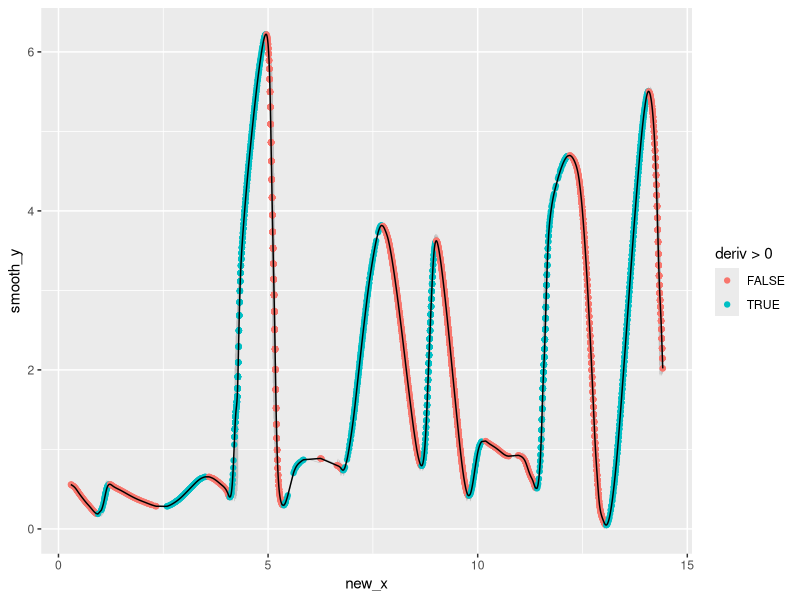
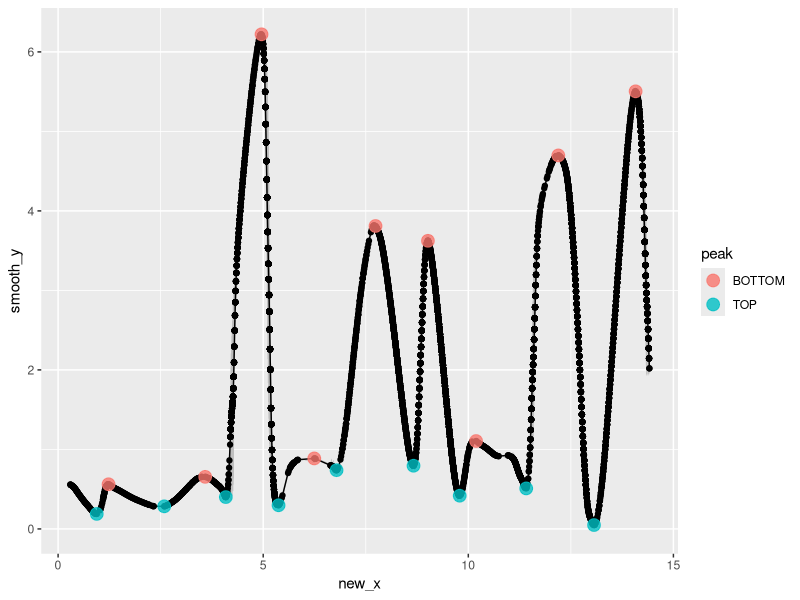
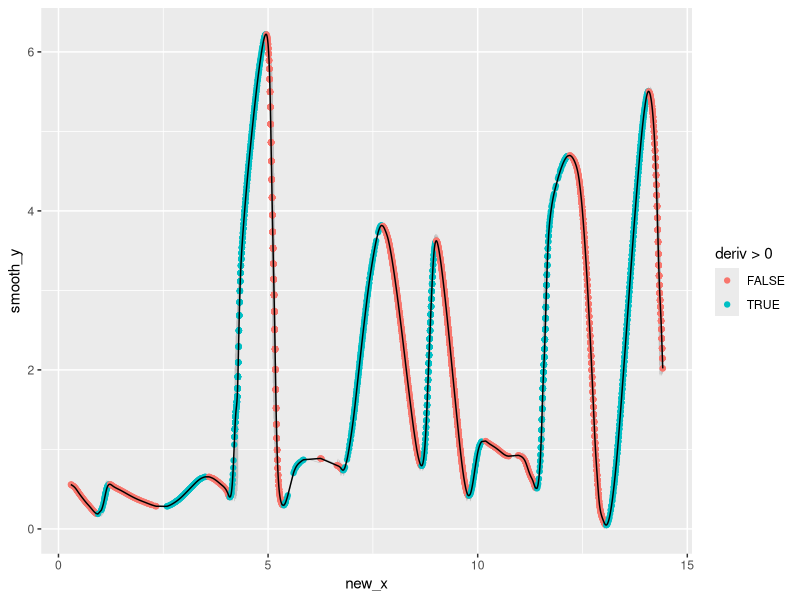
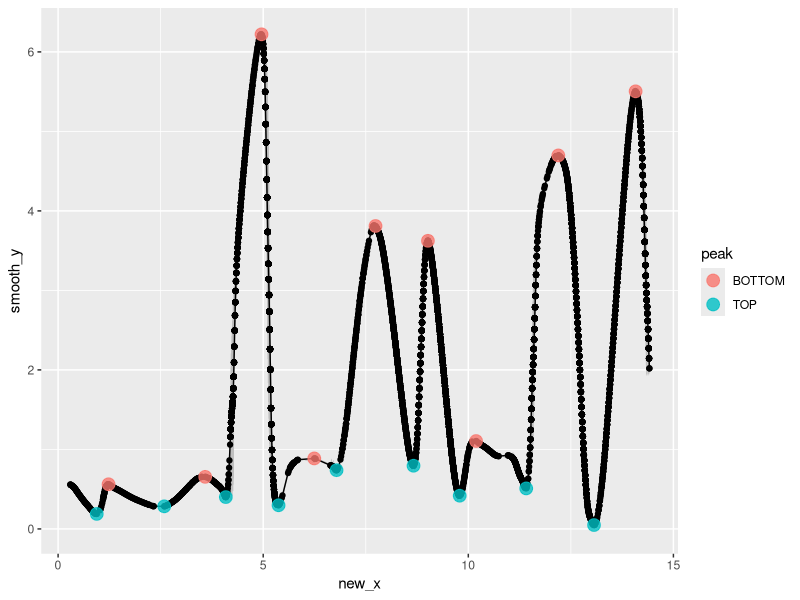

R code for these plots, in order:
################################################################################
## Authors:  EmmaLi Tsai, Dylan Schwilk
## Date: 2020-12-15
################################################################################

## This script provides the digitization steps for a dive trace. Currently this
## is all top level code; later, we will wrap this as exportable functions. see
## github issue #3 for discussion of steps.

###############################################################################
# Loading packages. TODO: for package development, we will required packages
# explicitly or eliminate them.
library(ggplot2)
library(dplyr)
###############################################################################

## Constants
## SPLINE_SPAR = ??? ## For now, use defaults in smooth.spline
## From smooth.spline documentation: "If spar and lambda are missing or NULL,
## the value of df is used to determine the degree of smoothing. If df is
## missing as well, leave-one-out cross-validation (ordinary or ‘generalized’
## as determined by cv) is used to determine λ."

###############################################################################
## Read data.
## TODO: move this code to an examples section eventually.
trace <- read.csv("./manual_trace.csv", header = TRUE, 
                  stringsAsFactors = FALSE)

###############################################################################
## Step 1. Convert x units to time using the dots.
###############################################################################

## TODO. See issue #2, https://github.com/EmmaLiTsai/MS_DiveTraces/issues/2

###############################################################################
## Step 2. Initial transformation to allow smoothing
###############################################################################

## Dive traces can have multiple y values at the same X representing separate
## dives that appear to overlap because of the arc of the depth recording arm.
## This is solved in step 5, but we must temporarilly transform to avoid this
## overlap so we can use smoothing functions.

## DWS: Note, y axis is inverted. I'd prefer fixing that first, then mvoing on,
## ut I think all of EmmaLi's code depends on this inversion so will leave for
## now.

trace <- mutate(trace, x=x_val, y=y_val, new_x = x + y*0.5) %>%
  select(x, y, new_x) %>%
  arrange(new_x)
# TODO: Check that this is a general solution.


###############################################################################
## Steps 3-4. Smooth the dive curves and assign named dive components
###############################################################################

## Note: we might consider averaging the curve first, then fitting the spline.
## But for now, we fit the spline despite having duplicated x values. In the
## test scan we re using, averaging first avoids the slight offset at the
## beginning of the first big dive. This is an easy change if needed.

## Fit spline with generalized cross validation. TODO: specify parameters in
## case defaults change in smooth.spline.
spline.mod <- smooth.spline(trace$new_x, trace$y)

trace <- mutate(trace, smooth_y = predict(spline.mod, trace$new_x)$y,
                deriv = predict(spline.mod, trace$new_x, deriv=1)$y,
                ascent = deriv < 0,
                deriv_diff=lag(sign(deriv)) - sign(deriv),
                peak = case_when(deriv_diff < 0 ~ "TOP",
                                 deriv_diff > 0 ~ "BOTTOM")
                )


## DWS: TODO rename factor levels and rename columns as needed. I am keeping
## "ascent" as a boolean and "peak" as a factor with two levels and many NA
## values. I have chosen names poorly, please fix!


###############################################################################
## Debug plots to show this all works
###############################################################################

## TODO: REMOVE, the below is debug only.

p1 <- ggplot(trace, aes(x=new_x, y = smooth_y)) +
  geom_line(aes(new_x, y), color="gray", size=0.2) +
  geom_point(aes(color=deriv > 0)) +
  geom_line()
p1
ggsave("./results/spline_smooth_example.png", plot=p1)


p2 <- ggplot(trace, aes(new_x, smooth_y)) +
  geom_line(aes(new_x, y), color="gray", size=0.2) +
  geom_point() +
  geom_line() +
  geom_point(aes(color = peak),
             data=filter(trace, !is.na(peak)),
             size=4, alpha=0.8)
p2
ggsave("./results/peaks_and_troughs.png", plot=p2)


###############################################################################
## Step 5: Transform ordered data using arc equation.
###############################################################################

## TODO. Working code in Tsai_DiveTraces_Dec11.R but it is pretty verbose.


